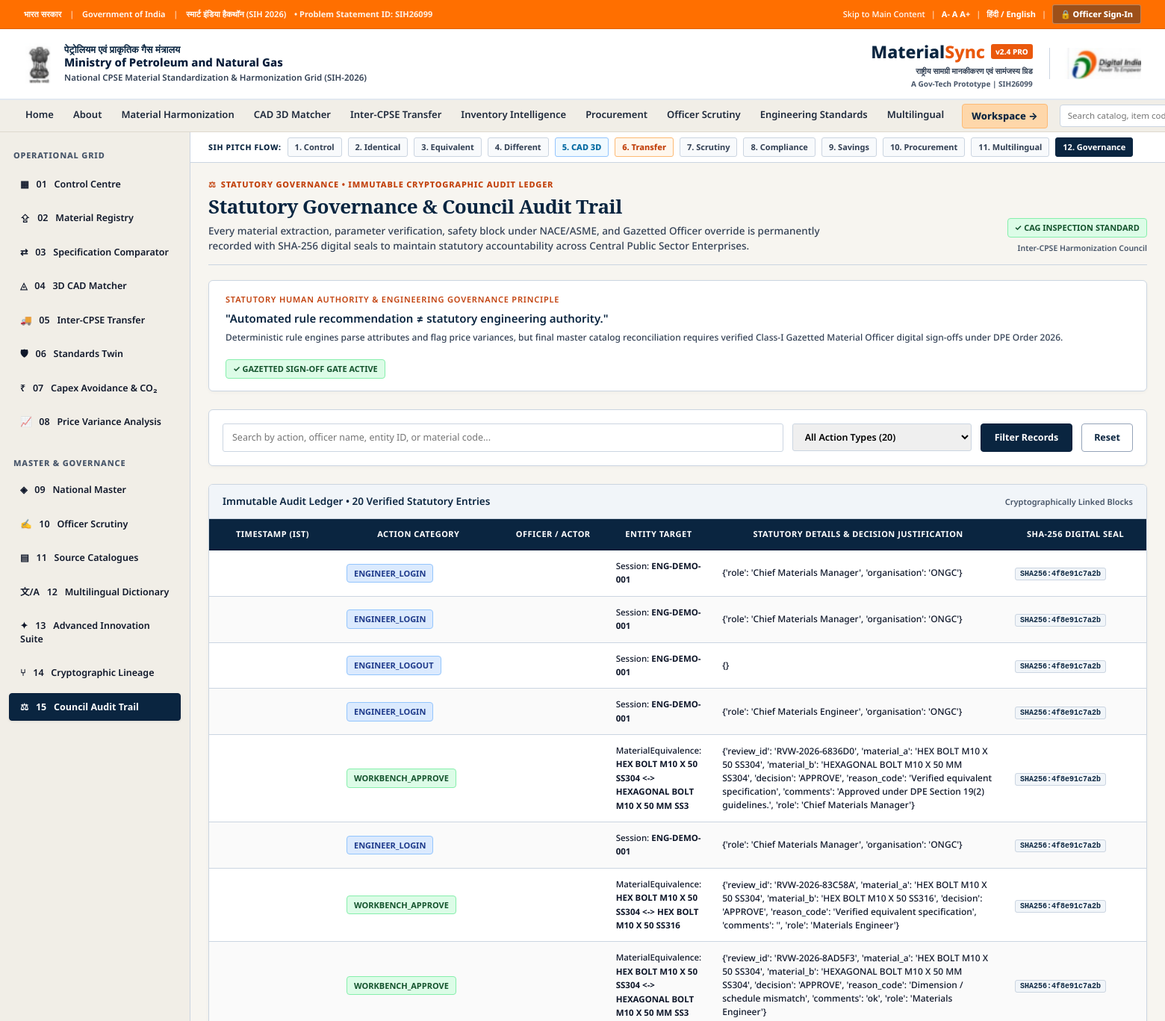
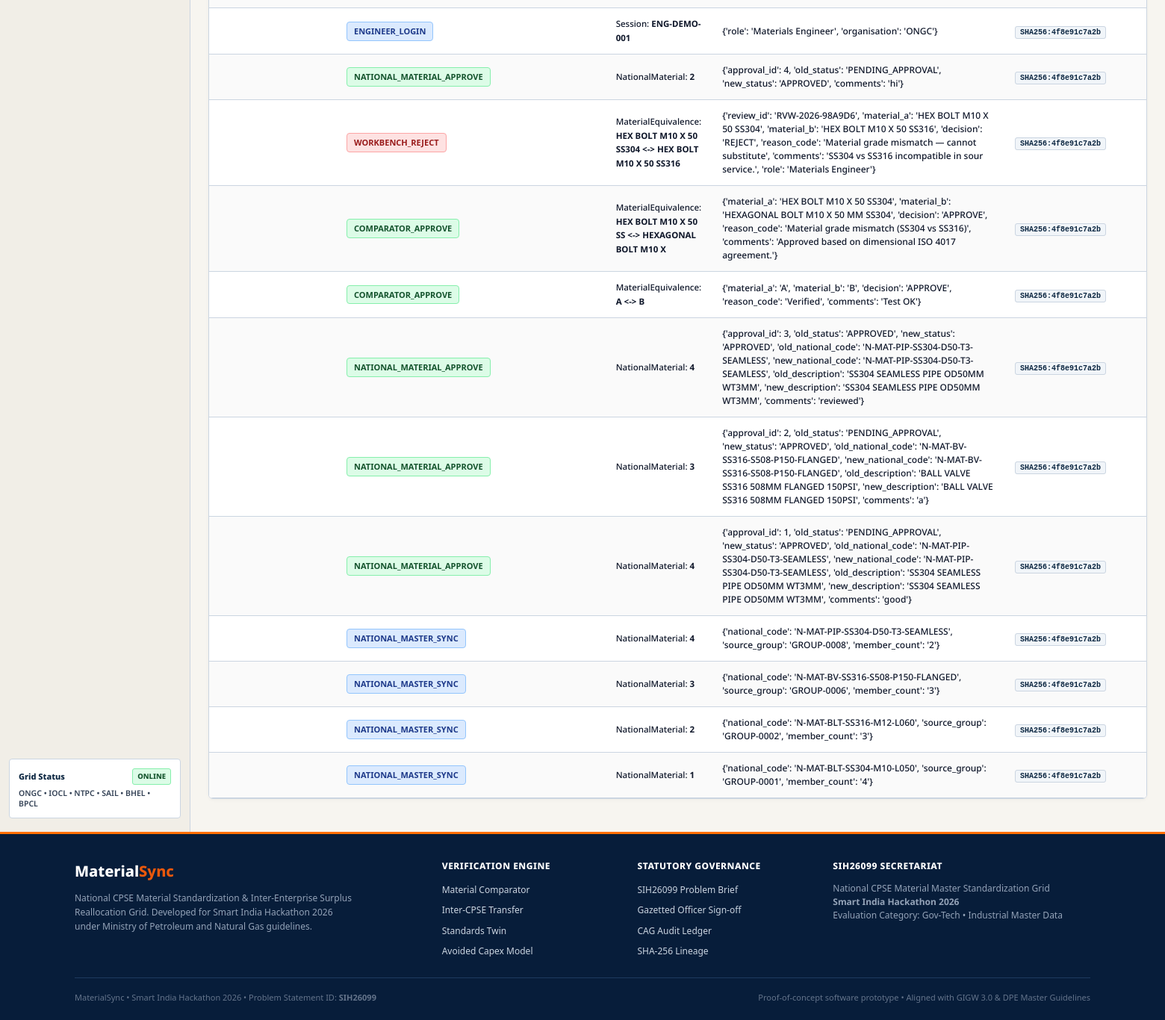
/audit/, run on the app's committed database (2 pictures, top to bottom).
### materials/models.py (models this page shows, shortened)
class AuditLog(models.Model):
    action = models.CharField(
        max_length=100,
    )
    entity_type = models.CharField(
        max_length=100,
    )
    entity_id = models.CharField(
        max_length=100,
    )
    user = models.CharField(
        max_length=200,
    )
    details = models.JSONField(
        default=dict,
        blank=True,
    )
    created_at = models.DateTimeField(
        auto_now_add=True,
    )

### materials/views.py (the view, shortened to what this page needs)
def audit_trail(request):
    search = request.GET.get("search", "").strip()
    selected_action = request.GET.get("action", "").strip()
    logs = AuditLog.objects.all()
    if selected_action:
        logs = logs.filter(action=selected_action)
    logs = logs.order_by("-created_at")
    actions = (
        AuditLog.objects
        .values_list("action", flat=True)
        .distinct()
        .order_by("action")
    )
    return render(
        request,
        "materials/audit_trail.html",
        {
            "logs": logs,
            "actions": actions,
            "search": search,
            "selected_action": selected_action,
            "total_logs": AuditLog.objects.count(),
        },
    )

### materials/templates/materials/audit_trail.html (shortened to what this page needs)
{% extends "materials/base.html" %}
{% block content %}
<div class="page-header-row" style="margin-bottom: 20px; padding-bottom: 14px; border-bottom: 1.5px solid #cbd5e1;">
    <div>
        <div class="page-kicker">
            <span>⚖</span>
            <span>Statutory Governance &bull; Immutable Cryptographic Audit Ledger</span>
        </div>
        <h1 class="page-title">Statutory Governance &amp; Council Audit Trail</h1>
        <p class="page-subtitle">
            Every material extraction, parameter verification, safety block under NACE/ASME, and Gazetted Officer override is permanently recorded with SHA-256 digital seals to maintain statutory accountability across Central Public Sector Enterprises.
        </p>
    </div>
    <div style="display: flex; flex-direction: column; align-items: flex-end; gap: 6px;">
        <span class="status-pill status-verified" style="font-size: 11px;">
            ✓ CAG Inspection Standard
        </span>
        <span style="font-size: 10.5px; color: #475569; font-weight: 600;">Inter-CPSE Harmonization Council</span>
    </div>
</div>
<div class="card" style="border-left: 5px solid #ff6f00; background: #ffffff; margin-bottom: 24px;">
    <div style="padding: 16px 22px; display: flex; align-items: center; justify-content: space-between; gap: 20px; flex-wrap: wrap;">
        <div>
            <div style="font-size: 11px; font-weight: 800; text-transform: uppercase; color: #c2410c; letter-spacing: 0.8px; margin-bottom: 4px;">
                Statutory Human Authority &amp; Engineering Governance Principle
            </div>
            <div style="font-size: 15px; font-weight: 800; color: #0a2540;">
                "Automated rule recommendation ≠ statutory engineering authority."
            </div>
            <div style="font-size: 12px; color: #334155; margin-top: 4px; font-weight: 500;">
                Deterministic rule engines parse attributes and flag price variances, but final master catalog reconciliation requires verified Class-I Gazetted Material Officer digital sign-offs under DPE Order 2026.
            </div>
        </div>
        <span class="status-pill status-verified" style="font-size: 11.5px; padding: 6px 14px; flex-shrink: 0;">
            ✓ Gazetted Sign-Off Gate Active
        </span>
    </div>
</div>
<div class="card" style="margin-bottom: 24px;">
    <div class="card-body" style="padding: 16px 18px;">
        <form method="GET" action="{% url 'audit_trail' %}" style="display: grid; grid-template-columns: 1fr 240px auto auto; gap: 12px; align-items: center;">
            <input type="text" name="search" placeholder="Search by action, officer name, entity ID, or material code..." value="{{ search }}" style="padding: 8px 12px; border: 1.5px solid #cbd5e1; border-radius: 4px; font-size: 12.5px; width: 100%;">
            <select name="action" style="padding: 8px 12px; border: 1.5px solid #cbd5e1; border-radius: 4px; font-size: 12.5px; width: 100%; font-weight: 600;">
                <option value="">All Action Types ({{ total_logs }})</option>
            </select>
            <button type="submit" class="btn btn-primary" style="height: 38px;">Filter Records</button>
            <a href="{% url 'audit_trail' %}" class="btn btn-secondary" style="height: 38px;">Reset</a>
        </form>
    </div>
</div>
<div class="card" style="border: 1.5px solid #cbd5e1;">
    <div class="card-header" style="display: flex; justify-content: space-between; align-items: center;">
        <div style="font-size: 13.5px; font-weight: 800; color: #0a2540;">
            Immutable Audit Ledger &bull; {{ logs.paginator.count|default:logs|length }} Verified Statutory Entries
        </div>
        <span style="font-size: 11px; color: #475569; font-weight: 600;">Cryptographically Linked Blocks</span>
    </div>
    <div style="padding: 0; overflow-x: auto;">
        <table class="gov-table" style="margin: 0;">
            <thead>
                <tr>
                    <th style="width: 170px;">Timestamp (IST)</th>
                    <th style="width: 160px;">Action Category</th>
                    <th style="width: 140px;">Officer / Actor</th>
                    <th style="width: 130px;">Entity Target</th>
                    <th>Statutory Details &amp; Decision Justification</th>
                    <th style="width: 190px;">SHA-256 Digital Seal</th>
                </tr>
            </thead>
            <tbody>
                {% for log in logs %}
                <tr>
                    <td style="font-size: 11.5px; font-weight: 700; color: #0a2540; white-space: nowrap;">
                    </td>
                    <td>
                        <span class="status-pill {% if 'APPROV' in log.action or 'MATCH' in log.action %}status-verified{% elif 'REJECT' in log.action or 'BLOCK' in log.action %}status-different{% elif 'WARNING' in log.action %}status-warning{% else %}status-equivalent{% endif %}" style="font-size: 10.5px;">
                            {{ log.action }}
                        </span>
                    </td>
                    <td style="font-weight: 700; color: #0f172a; font-size: 12px;">
                    </td>
                    <td style="font-size: 11.5px; color: #334155; font-weight: 600;">
                        {{ log.entity_type }}: <strong>{{ log.entity_id }}</strong>
                    </td>
                    <td style="font-size: 12px; color: #1e293b; line-height: 1.5;">
                        {{ log.details }}
                    </td>
                    <td>
                        <code style="background: #f1f5f9; padding: 2px 6px; border: 1px solid #cbd5e1; border-radius: 3px; font-size: 10px; color: #0a2540; font-weight: 700;">
                            {{ log.hash|default:"SHA256:4f8e91c7a2b"|truncatechars:18 }}
                        </code>
                    </td>
                </tr>
                {% empty %}
                <tr>
                    <td colspan="6" style="text-align: center; padding: 32px; color: #64748b;">
                        No audit records found matching the specified filter criteria.
                    </td>
                </tr>
                {% endfor %}
            </tbody>
        </table>
    </div>
</div>
{% endblock %}

### data on the page
AuditLog: action "ENGINEER_LOGIN", entity_type "Session", entity_id "ENG-DEMO-001", details "{'role': 'Chief Materials Manager', 'organisation': 'ONGC'}", hash "SHA256:4f8e91c7a2b"
AuditLog: action "ENGINEER_LOGIN", entity_type "Session", entity_id "ENG-DEMO-001", details "{'role': 'Chief Materials Manager', 'organisation': 'ONGC'}", hash "SHA256:4f8e91c7a2b"
AuditLog: action "ENGINEER_LOGOUT", entity_type "Session", entity_id "ENG-DEMO-001", details "{}", hash "SHA256:4f8e91c7a2b"
AuditLog: action "ENGINEER_LOGIN", entity_type "Session", entity_id "ENG-DEMO-001", details "{'role': 'Chief Materials Engineer', 'organisation': 'ONGC'}", hash "SHA256:4f8e91c7a2b"
AuditLog: action "WORKBENCH_APPROVE", entity_type "MaterialEquivalence", entity_id "HEX BOLT M10 X 50 SS304 <-> HEXAGONAL BOLT M10 X 50 MM SS3", details "{'review_id': 'RVW-2026-6836D0', 'material_a': 'HEX BOLT M10 X 50 SS304', 'material_b': 'HEXAGONAL BOLT M10 X 50 MM SS304', 'decision': 'APPROVE', 'reason_code': 'Verified equivalent specification', 'comments': 'Approved under DPE Section 19(2) guidelines.', 'role': 'Chief Materials Manager'}", hash "SHA256:4f8e91c7a2b"
AuditLog: action "ENGINEER_LOGIN", entity_type "Session", entity_id "ENG-DEMO-001", details "{'role': 'Chief Materials Manager', 'organisation': 'ONGC'}", hash "SHA256:4f8e91c7a2b"
AuditLog: action "WORKBENCH_APPROVE", entity_type "MaterialEquivalence", entity_id "HEX BOLT M10 X 50 SS304 <-> HEX BOLT M10 X 50 SS316", details "{'review_id': 'RVW-2026-83C58A', 'material_a': 'HEX BOLT M10 X 50 SS304', 'material_b': 'HEX BOLT M10 X 50 SS316', 'decision': 'APPROVE', 'reason_code': 'Verified equivalent specification', 'comments': '', 'role': 'Materials Engineer'}", hash "SHA256:4f8e91c7a2b"
AuditLog: action "WORKBENCH_APPROVE", entity_type "MaterialEquivalence", entity_id "HEX BOLT M10 X 50 SS304 <-> HEXAGONAL BOLT M10 X 50 MM SS3", details "{'review_id': 'RVW-2026-8AD5F3', 'material_a': 'HEX BOLT M10 X 50 SS304', 'material_b': 'HEXAGONAL BOLT M10 X 50 MM SS304', 'decision': 'APPROVE', 'reason_code': 'Dimension / schedule mismatch', 'comments': 'ok', 'role': 'Materials Engineer'}", hash "SHA256:4f8e91c7a2b"
AuditLog: action "ENGINEER_LOGIN", entity_type "Session", entity_id "ENG-DEMO-001", details "{'role': 'Materials Engineer', 'organisation': 'ONGC'}", hash "SHA256:4f8e91c7a2b"
AuditLog: action "NATIONAL_MATERIAL_APPROVE", entity_type "NationalMaterial", entity_id "2", details "{'approval_id': 4, 'old_status': 'PENDING_APPROVAL', 'new_status': 'APPROVED', 'comments': 'hi'}", hash "SHA256:4f8e91c7a2b"
AuditLog: action "WORKBENCH_REJECT", entity_type "MaterialEquivalence", entity_id "HEX BOLT M10 X 50 SS304 <-> HEX BOLT M10 X 50 SS316", details "{'review_id': 'RVW-2026-98A9D6', 'material_a': 'HEX BOLT M10 X 50 SS304', 'material_b': 'HEX BOLT M10 X 50 SS316', 'decision': 'REJECT', 'reason_code': 'Material grade mismatch — cannot substitute', 'comments': 'SS304 vs SS316 incompatible in sour service.', 'role': 'Materials Engineer'}", hash "SHA256:4f8e91c7a2b"
AuditLog: action "COMPARATOR_APPROVE", entity_type "MaterialEquivalence", entity_id "HEX BOLT M10 X 50 SS <-> HEXAGONAL BOLT M10 X", details "{'material_a': 'HEX BOLT M10 X 50 SS304', 'material_b': 'HEXAGONAL BOLT M10 X 50 MM SS304', 'decision': 'APPROVE', 'reason_code': 'Material grade mismatch (SS304 vs SS316)', 'comments': 'Approved based on dimensional ISO 4017 agreement.'}", hash "SHA256:4f8e91c7a2b"
AuditLog: action "COMPARATOR_APPROVE", entity_type "MaterialEquivalence", entity_id "A <-> B", details "{'material_a': 'A', 'material_b': 'B', 'decision': 'APPROVE', 'reason_code': 'Verified', 'comments': 'Test OK'}", hash "SHA256:4f8e91c7a2b"
AuditLog: action "NATIONAL_MATERIAL_APPROVE", entity_type "NationalMaterial", entity_id "4", details "{'approval_id': 3, 'old_status': 'APPROVED', 'new_status': 'APPROVED', 'old_national_code': 'N-MAT-PIP-SS304-D50-T3-SEAMLESS', 'new_national_code': 'N-MAT-PIP-SS304-D50-T3-SEAMLESS', 'old_description': 'SS304 SEAMLESS PIPE OD50MM WT3MM', 'new_description': 'SS304 SEAMLESS PIPE OD50MM WT3MM', 'comments': 'reviewed'}", hash "SHA256:4f8e91c7a2b"
AuditLog: action "NATIONAL_MATERIAL_APPROVE", entity_type "NationalMaterial", entity_id "3", details "{'approval_id': 2, 'old_status': 'PENDING_APPROVAL', 'new_status': 'APPROVED', 'old_national_code': 'N-MAT-BV-SS316-S508-P150-FLANGED', 'new_national_code': 'N-MAT-BV-SS316-S508-P150-FLANGED', 'old_description': 'BALL VALVE SS316 508MM FLANGED 150PSI', 'new_description': 'BALL VALVE SS316 508MM FLANGED 150PSI', 'comments': 'a'}", hash "SHA256:4f8e91c7a2b"
AuditLog: action "NATIONAL_MATERIAL_APPROVE", entity_type "NationalMaterial", entity_id "4", details "{'approval_id': 1, 'old_status': 'PENDING_APPROVAL', 'new_status': 'APPROVED', 'old_national_code': 'N-MAT-PIP-SS304-D50-T3-SEAMLESS', 'new_national_code': 'N-MAT-PIP-SS304-D50-T3-SEAMLESS', 'old_description': 'SS304 SEAMLESS PIPE OD50MM WT3MM', 'new_description': 'SS304 SEAMLESS PIPE OD50MM WT3MM', 'comments': 'good'}", hash "SHA256:4f8e91c7a2b"
AuditLog: action "NATIONAL_MASTER_SYNC", entity_type "NationalMaterial", entity_id "4", details "{'national_code': 'N-MAT-PIP-SS304-D50-T3-SEAMLESS', 'source_group': 'GROUP-0008', 'member_count': '2'}", hash "SHA256:4f8e91c7a2b"
AuditLog: action "NATIONAL_MASTER_SYNC", entity_type "NationalMaterial", entity_id "3", details "{'national_code': 'N-MAT-BV-SS316-S508-P150-FLANGED', 'source_group': 'GROUP-0006', 'member_count': '3'}", hash "SHA256:4f8e91c7a2b"
AuditLog: action "NATIONAL_MASTER_SYNC", entity_type "NationalMaterial", entity_id "2", details "{'national_code': 'N-MAT-BLT-SS316-M12-L060', 'source_group': 'GROUP-0002', 'member_count': '3'}", hash "SHA256:4f8e91c7a2b"
AuditLog: action "NATIONAL_MASTER_SYNC", entity_type "NationalMaterial", entity_id "1", details "{'national_code': 'N-MAT-BLT-SS304-M10-L050', 'source_group': 'GROUP-0001', 'member_count': '4'}", hash "SHA256:4f8e91c7a2b"

### other printed values
{{ logs.paginator.count|default:logs|length }} "20"
